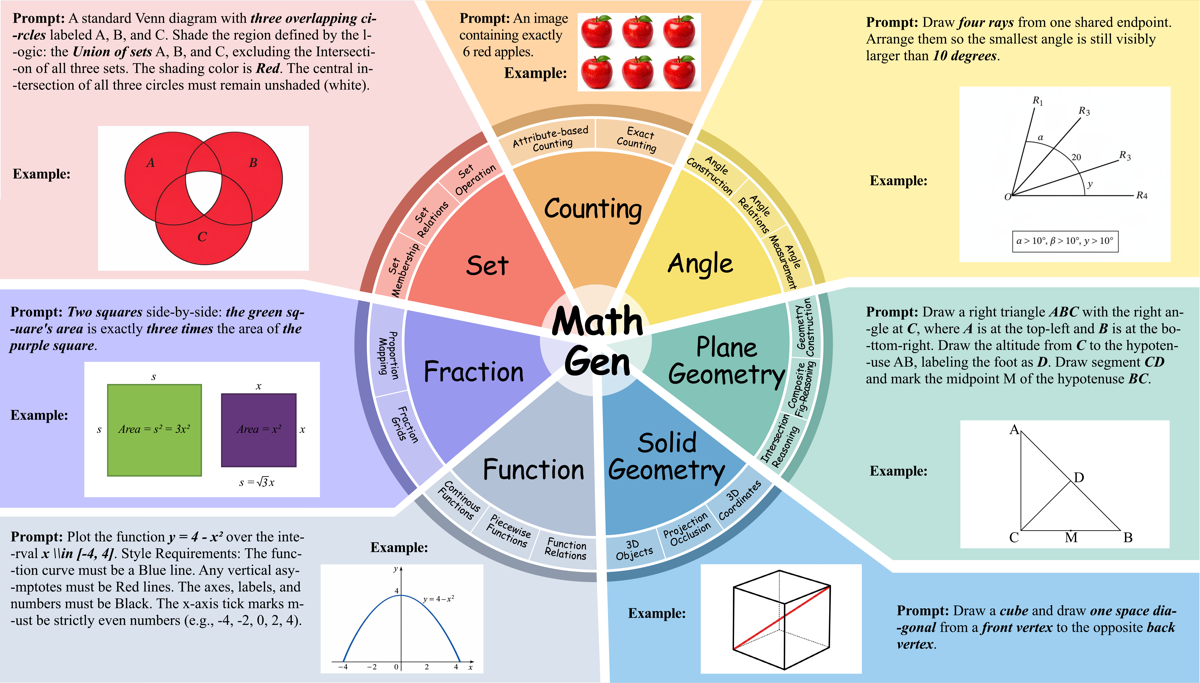
#> input picture assets/7domains.png, 1200 x 683 px
$ python open_scene_30.py --image ../../../assets/7domains.png
#> lines starting #> are read from the running program, lines starting #| are printed output that depends on the picture; after the words box and inside, x2 and y2 are one past the last pixel; in counts of white or black regions, pixels touching at a corner belong together
### data/evaluate_script/open_scene/open_scene_common.py
import math
import re
from itertools import combinations
from typing import Dict, List, Tuple

import cv2
import numpy as np


def _read_image(image_path: str):
    img = cv2.imread(image_path)
    if img is None:
        return None, {"image_readable": False}, {}
    gray = cv2.cvtColor(img, cv2.COLOR_BGR2GRAY)
    ink = float((gray < 245).mean())
    return img, {"image_readable": True, "foreground_present": ink > 0.005}, {"ink_ratio": ink}


def _result(case_id: int, source_topic: str, criteria: Dict[str, bool], meta: Dict[str, object]):
    clean = {k: bool(v) for k, v in criteria.items()}
    return {
        "id": case_id,
        "source_topic": source_topic,
        "passed": all(clean.values()),
        "criteria": clean,
        "meta": meta,
    }


def _hsv_mask(img, color: str):
    hsv = cv2.cvtColor(img, cv2.COLOR_BGR2HSV)
    color = color.lower()
    if color == "red":
        return cv2.bitwise_or(
            cv2.inRange(hsv, np.array([0, 80, 50]), np.array([12, 255, 255])),
            cv2.inRange(hsv, np.array([168, 80, 50]), np.array([179, 255, 255])),
        )
    if color == "green":
        return cv2.inRange(hsv, np.array([35, 50, 40]), np.array([90, 255, 255]))
    if color == "blue":
        return cv2.inRange(hsv, np.array([90, 50, 40]), np.array([135, 255, 255]))
    if color == "yellow":
        return cv2.inRange(hsv, np.array([18, 70, 60]), np.array([38, 255, 255]))
    if color == "dark":
        gray = cv2.cvtColor(img, cv2.COLOR_BGR2GRAY)
        return cv2.threshold(gray, 130, 255, cv2.THRESH_BINARY_INV)[1]
    if color == "white":
        gray = cv2.cvtColor(img, cv2.COLOR_BGR2GRAY)
        return cv2.threshold(gray, 180, 255, cv2.THRESH_BINARY)[1]
    return np.zeros(img.shape[:2], dtype=np.uint8)


def _components(mask, img_shape, min_area_ratio=0.0004, max_area_ratio=0.20):
    mask = cv2.morphologyEx(mask, cv2.MORPH_OPEN, np.ones((3, 3), np.uint8))
    mask = cv2.morphologyEx(mask, cv2.MORPH_CLOSE, np.ones((5, 5), np.uint8))
    h, w = img_shape[:2]
    min_area = max(12, int(h * w * min_area_ratio))
    max_area = int(h * w * max_area_ratio)
    n, labels, stats, centroids = cv2.connectedComponentsWithStats(mask, connectivity=8)
    out = []
    for i in range(1, n):
        area = int(stats[i, cv2.CC_STAT_AREA])
        if area < min_area or area > max_area:
            continue
        x = int(stats[i, cv2.CC_STAT_LEFT])
        y = int(stats[i, cv2.CC_STAT_TOP])
        ww = int(stats[i, cv2.CC_STAT_WIDTH])
        hh = int(stats[i, cv2.CC_STAT_HEIGHT])
        cx, cy = centroids[i]
        out.append({"area": area, "bbox": (x, y, ww, hh), "center": (float(cx), float(cy))})
    return out


def _mask_ratio(mask) -> float:
    return float((mask > 0).mean()) if mask is not None and mask.size else 0.0


# [5 lines left out: function _largest_component_area_ratio, not called in this run]


def _line_count(gray):
    edges = cv2.Canny(gray, 60, 160)
    lines = cv2.HoughLinesP(edges, 1, np.pi / 180.0, 45, minLineLength=max(25, min(gray.shape) // 12), maxLineGap=10)
    return 0 if lines is None else int(lines.shape[0])


def _line_angle_cluster_count(gray, min_length_ratio=0.12, tol=12.0):
    min_dim = min(gray.shape)
    clusters = []
    for x1, y1, x2, y2 in _hough_lines(gray, threshold=45):
        if math.hypot(x2 - x1, y2 - y1) < min_dim * min_length_ratio:
            continue
        angle = math.degrees(math.atan2(y2 - y1, x2 - x1)) % 180.0
        for cluster in clusters:
            if min(abs(angle - cluster[0]), 180.0 - abs(angle - cluster[0])) <= tol:
                cluster.append(angle)
                break
        else:
            clusters.append([angle])
    return len(clusters)


def _long_line_count(gray, min_length_ratio=0.18):
    min_dim = min(gray.shape)
    return sum(
        1
        for x1, y1, x2, y2 in _hough_lines(gray, threshold=45)
        if math.hypot(x2 - x1, y2 - y1) >= min_dim * min_length_ratio
    )


def _parallel_line_pair_count(gray, min_length_ratio=0.16, tol=8.0):
    min_dim = min(gray.shape)
    angles = []
    for x1, y1, x2, y2 in _hough_lines(gray, threshold=45):
        if math.hypot(x2 - x1, y2 - y1) < min_dim * min_length_ratio:
            continue
        angles.append(math.degrees(math.atan2(y2 - y1, x2 - x1)) % 180.0)
    pairs = 0
    for i, a in enumerate(angles):
        for b in angles[i + 1 :]:
            if min(abs(a - b), 180.0 - abs(a - b)) <= tol:
                pairs += 1
    return pairs


# [8 lines left out: function _line_angle_values, not called in this run]


def _has_horizontal_line(gray, min_length_ratio=0.16, tol=12.0):
    return any(min(a, 180.0 - a) <= tol for a in _line_angle_values(gray, min_length_ratio=min_length_ratio))


def _hough_lines(gray, threshold=45):
    edges = cv2.Canny(gray, 60, 160)
    lines = cv2.HoughLinesP(edges, 1, np.pi / 180.0, threshold, minLineLength=max(25, min(gray.shape) // 12), maxLineGap=10)
    if lines is None:
        return []
    return [tuple(map(float, item[0])) for item in lines]


def _angle_diff_deg(a: float, b: float) -> float:
    return abs((a - b + 180.0) % 360.0 - 180.0)


def _undirected_angle_diff_deg(a: float, b: float) -> float:
    return min(_angle_diff_deg(a, b), _angle_diff_deg(a + 180.0, b))


# [50 lines left out: functions _clock_hand_angles, _clock_expected_angle, _clock_hands_match, _chocolate_missing_count_plausible, not called in this run]


def _circle_count(gray):
    blur = cv2.medianBlur(gray, 5)
    circles = cv2.HoughCircles(
        blur,
        cv2.HOUGH_GRADIENT,
        dp=1.2,
        minDist=max(20, min(gray.shape) // 8),
        param1=80,
        param2=28,
        minRadius=max(8, min(gray.shape) // 25),
        maxRadius=max(10, min(gray.shape) // 2),
    )
    return 0 if circles is None else int(circles.shape[1])


# [50 lines left out: functions _hough_circle_candidates, _select_container_circles, not called in this run]


def _point_membership(point, circles):
    x, y = point
    return [i for i, (cx, cy, r) in enumerate(circles) if math.hypot(x - cx, y - cy) <= r * 0.92]


# [61 lines left out: functions _set_expected_total, _set_relation_matches, _parse_fraction, _blue_fill_fraction, not called in this run]


def _parse_exact_count(prompt: str):
    m = re.search(r"\bexactly\s+(\d+)\b", prompt, flags=re.I)
    return int(m.group(1)) if m else None


# [63 lines left out: functions _evaluate_counting, _evaluate_realistic_set, not called in this run]


def _evaluate_plane_geometry(img, prompt, target, criteria, meta):
    gray = cv2.cvtColor(img, cv2.COLOR_BGR2GRAY)
    lines = _line_count(gray)
    angle_clusters = _line_angle_cluster_count(gray)
    long_lines = _long_line_count(gray)
    parallel_pairs = _parallel_line_pair_count(gray)
    circles = _circle_count(gray)
    white_mask = _hsv_mask(img, "white")
    white = _components(white_mask, img.shape, min_area_ratio=0.0004, max_area_ratio=0.25)
    white_ratio = _mask_ratio(white_mask)
    expected_shapes = target.get("expected_shapes", {})
    prompt_l = prompt.lower()
    dark = _components(_hsv_mask(img, "dark"), img.shape, min_area_ratio=0.0003, max_area_ratio=0.30)
    dark_ratio = _mask_ratio(_hsv_mask(img, "dark"))
    criteria["white_or_light_geometry_present"] = len(white) > 0 or lines > 0 or circles > 0
    relation = target.get("relation")
    max_circles = 18 if relation == "intersect" else (10 if relation == "parallel" else 14)
    criteria["clean_white_geometry_components"] = (
        (len(white) >= 2 or (white_ratio >= 0.06 and long_lines >= 1))
        and circles <= max_circles
        and long_lines <= 28
    )
    if expected_shapes == {"line": 1} and not relation:
        criteria["single_dark_line_visible"] = 1 <= long_lines <= 6 and 0.01 <= dark_ratio <= 0.35 and circles <= 6
    if expected_shapes.get("circle", 0):
        criteria["circle_structure_present"] = circles >= int(expected_shapes["circle"]) and circles <= 18
    if expected_shapes.get("triangle", 0):
        criteria["triangle_not_circle_like"] = long_lines >= 3 and angle_clusters >= 3
    if "rectangular outline" in prompt_l or "rectangle" in prompt_l:
        min_rect_lines = 6 if "two thin white rectangular" in prompt_l else 4
        criteria["rectangle_structure_present"] = long_lines >= min_rect_lines and angle_clusters >= 2 and parallel_pairs >= 2
    if "two thin white circular outlines" in prompt_l:
        circle_upper = 18 if relation == "intersect" else 14
        criteria["two_circle_structure_present"] = 2 <= circles <= circle_upper and 4 <= long_lines <= 18
    if "touching the circle" in prompt_l:
        criteria["line_circle_relation_present"] = 1 <= circles <= 10 and 1 <= long_lines <= 8
    if "completely outside the rectangle" in prompt_l:
        criteria["outside_circle_rectangle_relation_present"] = 1 <= circles <= 8 and 4 <= long_lines <= 12 and parallel_pairs >= 2
    if "slanted line crosses both" in prompt_l:
        criteria["parallel_with_transversal_present"] = parallel_pairs >= 1 and angle_clusters >= 2 and 3 <= long_lines <= 14
    if any(expected_shapes.get(x, 0) for x in ["line", "rectangle", "triangle", "trapezoid", "square"]):
        criteria["line_structure_present"] = long_lines >= 2
    if relation == "parallel":
        criteria["multiple_lines_present"] = parallel_pairs >= 1 and 2 <= long_lines <= 12 and _has_horizontal_line(gray)
        if meta.get("case_id") == 91:
            criteria["parallel_rails_scene_strict"] = (
                circles <= 3
                and 4 <= long_lines <= 8
                and lines <= 12
                and 0.01 <= dark_ratio <= 0.70
            )
    meta.update({"line_count": lines, "long_line_count": long_lines, "parallel_line_pairs": parallel_pairs, "line_angle_clusters": angle_clusters, "circle_count": circles, "white_component_count": len(white), "white_mask_ratio": white_ratio, "dark_component_count": len(dark), "dark_mask_ratio": dark_ratio, "expected_shapes": expected_shapes, "relation": relation})


# [137 lines left out: functions _evaluate_clock_angle, _evaluate_fraction, _evaluate_function, _evaluate_solid_geometry, not called in this run]


def evaluate_real_set_case(image_path: str, case_id: int, prompt: str, source_topic: str, target: Dict[str, object]):
    img, criteria, meta = _read_image(image_path)
    if img is None:
        return _result(case_id, source_topic, criteria, meta)

    meta.update({"case_id": case_id})
    if source_topic == "counting":
        _evaluate_counting(img, target, criteria, meta)
    elif source_topic == "set":
        _evaluate_realistic_set(img, prompt, target, criteria, meta)
    elif source_topic == "plane_geometry":
        _evaluate_plane_geometry(img, prompt, target, criteria, meta)
    elif source_topic == "angle":
        _evaluate_clock_angle(img, target, criteria, meta)
    elif source_topic == "fraction":
        _evaluate_fraction(img, target, criteria, meta)
    elif source_topic == "function":
        _evaluate_function(img, target, criteria, meta)
    elif source_topic == "solid_geometry":
        _evaluate_solid_geometry(img, target, criteria, meta)
    else:
        criteria["known_source_topic"] = False

    meta.update({"case_id": case_id, "source_topic": source_topic, "target": target})
    return _result(case_id, source_topic, criteria, meta)

### data/evaluate_script/evaluator_utils.py
"""Shared utilities for MathGen deterministic evaluator scripts.

These helpers standardize evaluator I/O without changing task-level decisions.
Prompt-specific scripts should keep their mathematical logic local or in a
topic-level common module.
"""

from __future__ import annotations

import argparse
import importlib.util
import json
import os
import re
from pathlib import Path
from typing import Any, Callable, Mapping, Optional


# [4 lines left out: function parse_image_id, not called in this run]


def to_jsonable(value: Any) -> Any:
    """Convert common numpy/scipy scalar and array values to JSON-safe types."""
    if isinstance(value, Mapping):
        return {str(k): to_jsonable(v) for k, v in value.items()}
    if isinstance(value, (list, tuple)):
        return [to_jsonable(v) for v in value]
    if hasattr(value, "item"):
        try:
            return value.item()
        except Exception:
            pass
    if hasattr(value, "tolist"):
        try:
            return value.tolist()
        except Exception:
            pass
    return value


def make_report(passed: bool, criteria: Optional[Mapping[str, Any]] = None, meta: Optional[Mapping[str, Any]] = None) -> dict:
    """Create the canonical evaluator report dictionary."""
    clean_criteria = {str(k): bool(v) for k, v in (criteria or {}).items()}
    return {
        "passed": bool(passed),
        "criteria": clean_criteria,
        "meta": to_jsonable(dict(meta or {})),
    }


def normalize_report(report: Any) -> dict:
    """Normalize legacy bool/list/dict evaluator outputs to the report schema."""
    report = to_jsonable(report)
    if isinstance(report, dict):
        passed = bool(report.get("passed", False))
        criteria = report.get("criteria", {})
        meta = report.get("meta", {})
        extra = {k: v for k, v in report.items() if k not in {"passed", "criteria", "meta"}}
        if extra:
            meta = {**dict(meta or {}), **extra}
        return make_report(passed, criteria, meta)
    if isinstance(report, (list, tuple)) and report:
        return make_report(bool(report[0]), meta={"raw_report": report})
    return make_report(bool(report), meta={"raw_report": report})


def print_report(report: Any, *, indent: int = 2) -> None:
    """Print a normalized evaluator report as JSON."""
    print(json.dumps(normalize_report(report), ensure_ascii=False, indent=indent))


# [17 lines left out: functions load_sibling_module, run_simple_cli, not called in this run]

### data/evaluate_script/open_scene/open_scene_30.py
#!/usr/bin/env python3
from __future__ import annotations
import argparse
import json
import math
import os
import re
import sys
from pathlib import Path
from typing import Any, Dict, Iterable, List, Optional, Sequence, Tuple
import cv2
import numpy as np
sys.path.insert(0, str(Path(__file__).resolve().parent))
sys.path.insert(0, str(Path(__file__).resolve().parent.parent / 'plane'))
sys.path.insert(0, str(Path(__file__).resolve().parents[1]))
from evaluator_utils import print_report
from open_scene_common import *
import plane_common as _common
from plane_common import *
PROMPT_ID = 30
sys.path.insert(0, str(Path(__file__).resolve().parent))
CASE_ID = 91
SOURCE_TOPIC = 'plane_geometry'
PROMPT = 'A strictly top-down, orthographic-style realistic photo of a clean dark desk mat. Two thin white straight horizontal lines are parallel, and one thin white slanted line crosses both. Clean minimal composition, no text or extra objects.'
TARGET = {'source_topic': 'plane_geometry', 'expected_count': None, 'target_color': 'dark', 'expected_circles': 0, 'expected_shapes': {'line': 2}, 'relation': 'parallel', 'set_relation': '', 'minute_hand': None, 'hour_hand': None, 'target_fraction': None, 'object': '', 'function_shape': '', 'solids': []}

def evaluate(image_path: str):
    return evaluate_real_set_case(image_path, CASE_ID, PROMPT, SOURCE_TOPIC, TARGET)

def main() -> None:
    parser = argparse.ArgumentParser(description='Evaluate MathGen open_scene case 30.')
    parser.add_argument('--image', type=str, required=True, help='Path to the generated image.')
    args = parser.parse_args()
    print_report(evaluate(args.image))
#> in _read_image, img is the input picture: shape (683, 1200, 3); mean B, G, R 202.5, 206.5, 210.4
#> in _read_image, `gray = cv2.cvtColor(img, cv2.COLOR_BGR2GRAY)`:
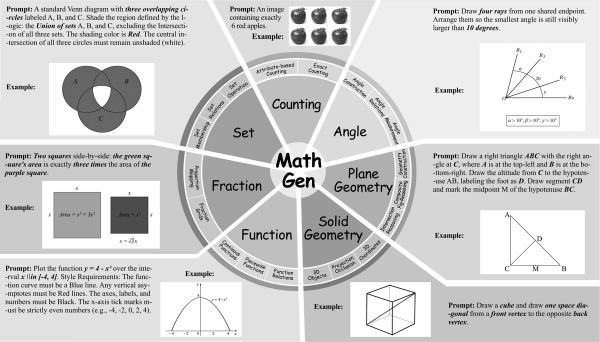
#> gray: shape (683, 1200) (shown at 1/2 size); min 0, max 255, mean 207.2
#> in _read_image, `ink = float((gray < 245).mean())`: ink = 0.796
#> in evaluate_real_set_case, `img, criteria, meta = _read_image(image_path)`: criteria = {'image_readable': True, 'foreground_present': True}; meta = {'ink_ratio': 0.796}
#> in _line_count, `edges = cv2.Canny(gray, 60, 160)`:
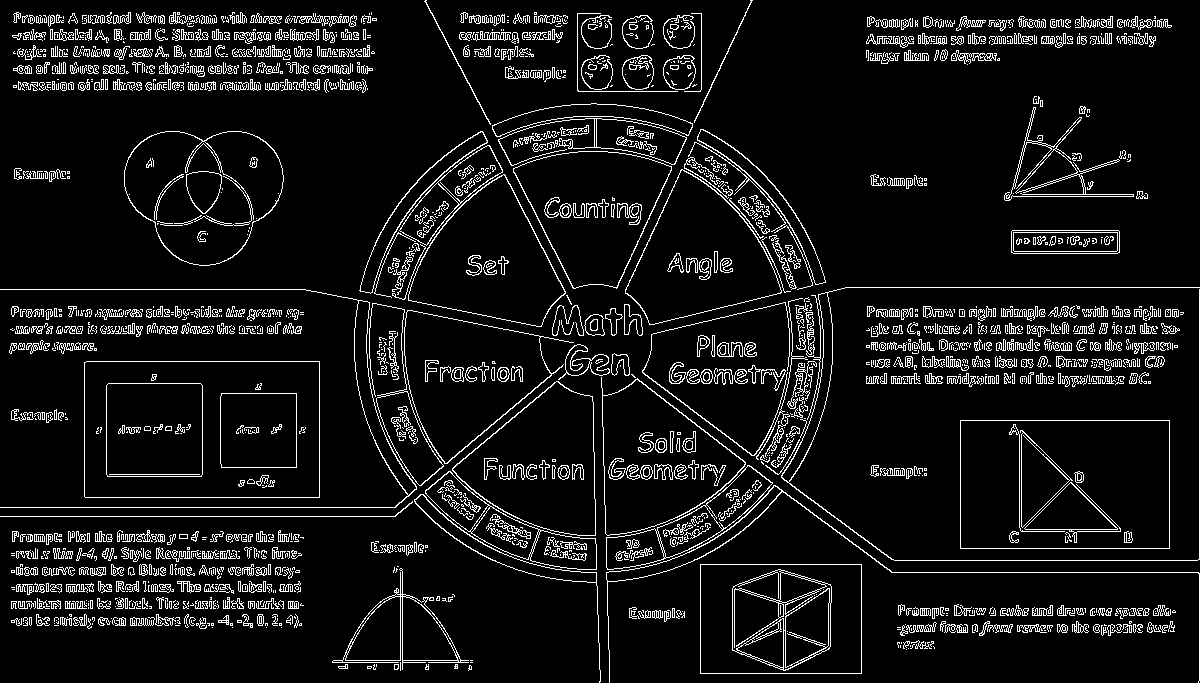
#> edges: shape (683, 1200); 8.1% white in thin lines or dots
#> in _line_count, `lines = cv2.HoughLinesP(edges, 1, np.pi / 180.0, 45, minLineLength=max..`: lines = 448 rows, first 6: [0, 516, 395, 516], [1199, 559, 1199, 287], [61, 39, 365, 34], [867, 22, 1167, 22], [18, 56, 369, 56], [12, 330, 300, 330]
#> in _evaluate_plane_geometry, `lines = _line_count(gray)`: lines = 448
#> the loop in _line_angle_cluster_count, `for x1, y1, x2, y2 in _hough_lines(gray, threshold=45):` made 448 passes
#> (x1, y1, x2, y2, angle) on passes 1 to 3: (0, 516, 395, 516, 0), (1199, 559, 1199, 287, 90), (61, 39, 365, 34, 179.1)
#> after the loop in _line_angle_cluster_count, `for x1, y1, x2, y2 in _hough_lines(gray, threshold=45):`: cluster = [139.9, 140, 135, 132, 140, 135, 131.1, 135.9, 139.9, 135]; clusters = 8 items
#> in _evaluate_plane_geometry, `angle_clusters = _line_angle_cluster_count(gray)`: angle_clusters = 8
#> in _hough_lines (call 2), `lines = cv2.HoughLinesP(edges, 1, np.pi / 180.0, threshold, minLineLen..`: lines = 448 rows, first 6: [0, 516, 395, 516], [1199, 559, 1199, 287], [61, 39, 365, 34], [867, 22, 1167, 22], [18, 56, 369, 56], [12, 330, 300, 330]
#> in _evaluate_plane_geometry, `long_lines = _long_line_count(gray)`: long_lines = 182
#> the loop in _parallel_line_pair_count, `for x1, y1, x2, y2 in _hough_lines(gray, threshold=45):` made 448 passes
#> after the loop in _parallel_line_pair_count, `for x1, y1, x2, y2 in _hough_lines(gray, threshold=45):`: angles = 202 values, max 179.5 at index 93, min 0 at index 0, mean 64.26
#> the loop in _parallel_line_pair_count, `for i, a in enumerate(angles):` made 202 passes
#> a on passes 1 to 3: 0, 90, 179.1
#> after the loop in _parallel_line_pair_count, `for i, a in enumerate(angles):`: pairs = 13301
#> in _circle_count, `blur = cv2.medianBlur(gray, 5)`:
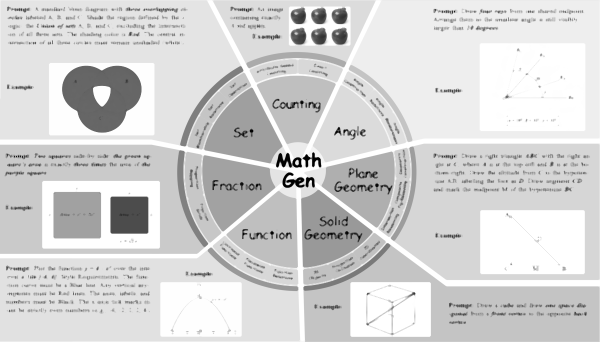
#> blur: shape (683, 1200) (shown at 1/2 size); min 0, max 255, mean 211.3
#> in _circle_count, `circles = cv2.HoughCircles( blur, cv2.HOUGH_GRADIENT, dp=1.2, minDist=..`: circles = 93 rows, first 8: [593.4, 342.6, 239.9], [473.4, 357, 324.5], [370.2, 346.2, 327.1], [246.6, 358.2, 323.2], [875.4, 135, 339], [274.2, 276.6, 263.8], [366.6, 189, 269], [840.6, 246.6, 229.4]
#> in _evaluate_plane_geometry, `circles = _circle_count(gray)`: circles = 93
#> in _components, `mask = cv2.morphologyEx(mask, cv2.MORPH_OPEN, np.ones((3, 3), np.uint8))`:
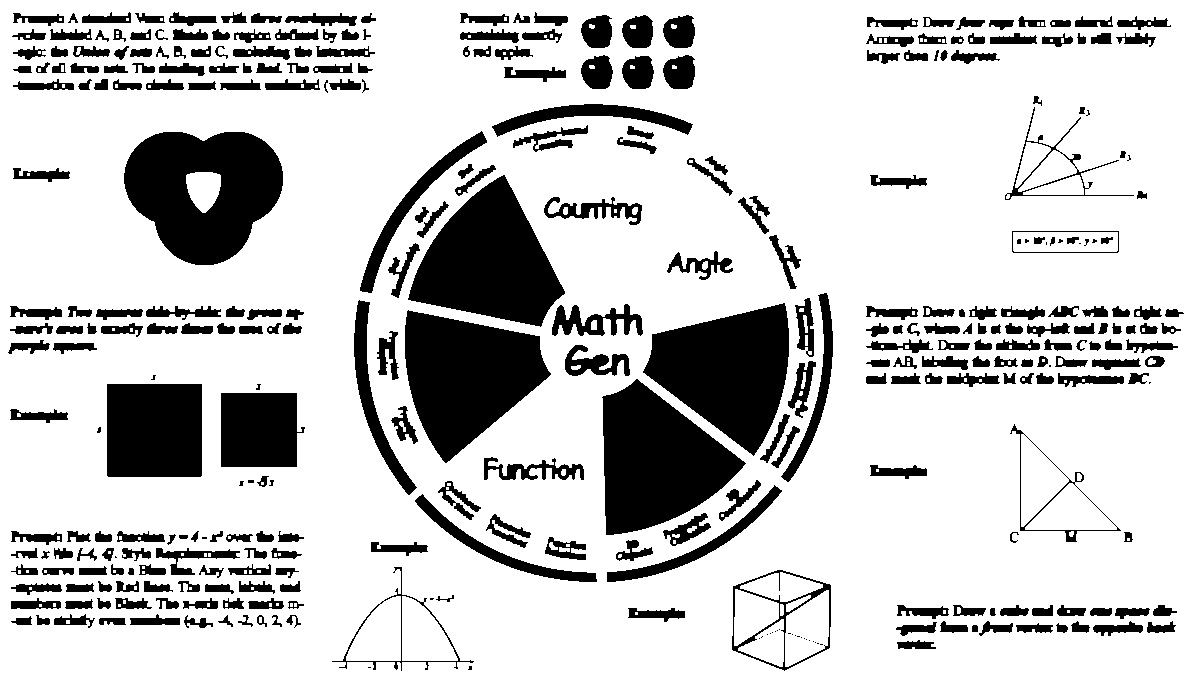
#> mask: shape (683, 1200); 79.5% white; 351 black regions (42 under 20 px), largest, box (x1, y1, x2, y2) and area: (124, 132, 283, 265) 14668, (602, 379, 746, 535) 13886, (405, 310, 551, 463) 13835
#> (the rest of the program and of its run is left out)
